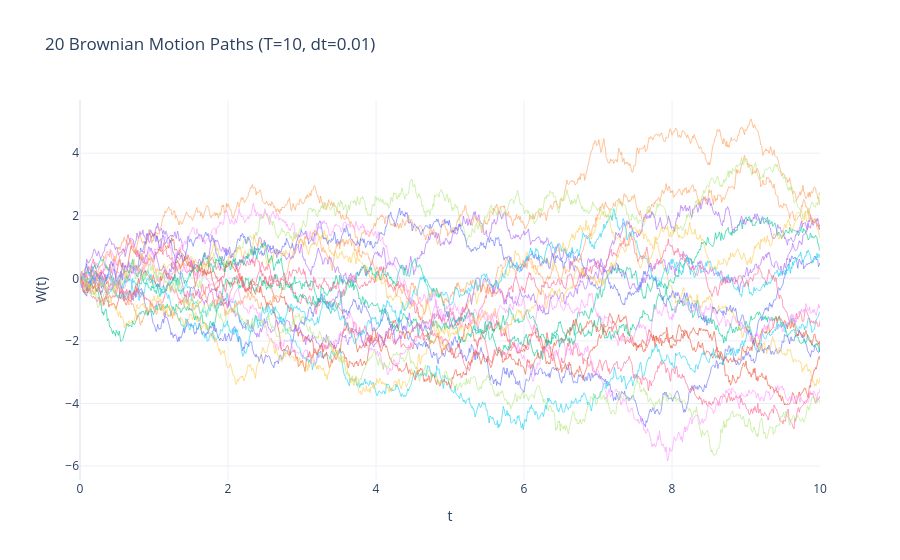

Write notebook code for a chart like this one.
### Code cell
T = 10
dt = 0.01
n_paths = 20

paths = brownian_motion_generator_multiple_path(T, dt, n_paths)
t_grid = np.linspace(0, T, paths.shape[1])



fig = go.Figure()

for i in range(n_paths):
    fig.add_trace(go.Scatter(
        x=t_grid,
        y=paths[i, :],
        mode='lines',
        line=dict(width=1),
        opacity=0.6,
        showlegend=False
    ))

fig.update_layout(
    title=f"{n_paths} Brownian Motion Paths (T={T}, dt={dt})",
    xaxis_title="t",
    yaxis_title="W(t)",
    template="plotly_white"
)

fig.show()

### Figure 1 — Plotly figure (JSON) as saved in the notebook; plotly's stock layout.template omitted (floating-point values rounded to 4 significant figures; data arrays with more than 128 entries replaced by an {"elided": "..."} marker saying what was removed)
{"data": [{"line": {"width": 1}, "mode": "lines", "opacity": 0.6, "showlegend": false, "x": {"elided": "1001 float values"}, "y": {"elided": "1001 float values"}, "type": "scatter"}, {"line": {"width": 1}, "mode": "lines", "opacity": 0.6, "showlegend": false, "x": {"elided": "1001 float values"}, "y": {"elided": "1001 float values"}, "type": "scatter"}, {"line": {"width": 1}, "mode": "lines", "opacity": 0.6, "showlegend": false, "x": {"elided": "1001 float values"}, "y": {"elided": "1001 float values"}, "type": "scatter"}, {"line": {"width": 1}, "mode": "lines", "opacity": 0.6, "showlegend": false, "x": {"elided": "1001 float values"}, "y": {"elided": "1001 float values"}, "type": "scatter"}, {"line": {"width": 1}, "mode": "lines", "opacity": 0.6, "showlegend": false, "x": {"elided": "1001 float values"}, "y": {"elided": "1001 float values"}, "type": "scatter"}, {"line": {"width": 1}, "mode": "lines", "opacity": 0.6, "showlegend": false, "x": {"elided": "1001 float values"}, "y": {"elided": "1001 float values"}, "type": "scatter"}, {"line": {"width": 1}, "mode": "lines", "opacity": 0.6, "showlegend": false, "x": {"elided": "1001 float values"}, "y": {"elided": "1001 float values"}, "type": "scatter"}, {"line": {"width": 1}, "mode": "lines", "opacity": 0.6, "showlegend": false, "x": {"elided": "1001 float values"}, "y": {"elided": "1001 float values"}, "type": "scatter"}, {"line": {"width": 1}, "mode": "lines", "opacity": 0.6, "showlegend": false, "x": {"elided": "1001 float values"}, "y": {"elided": "1001 float values"}, "type": "scatter"}, {"line": {"width": 1}, "mode": "lines", "opacity": 0.6, "showlegend": false, "x": {"elided": "1001 float values"}, "y": {"elided": "1001 float values"}, "type": "scatter"}, {"line": {"width": 1}, "mode": "lines", "opacity": 0.6, "showlegend": false, "x": {"elided": "1001 float values"}, "y": {"elided": "1001 float values"}, "type": "scatter"}, {"line": {"width": 1}, "mode": "lines", "opacity": 0.6, "showlegend": false, "x": {"elided": "1001 float values"}, "y": {"elided": "1001 float values"}, "type": "scatter"}, {"line": {"width": 1}, "mode": "lines", "opacity": 0.6, "showlegend": false, "x": {"elided": "1001 float values"}, "y": {"elided": "1001 float values"}, "type": "scatter"}, {"line": {"width": 1}, "mode": "lines", "opacity": 0.6, "showlegend": false, "x": {"elided": "1001 float values"}, "y": {"elided": "1001 float values"}, "type": "scatter"}, {"line": {"width": 1}, "mode": "lines", "opacity": 0.6, "showlegend": false, "x": {"elided": "1001 float values"}, "y": {"elided": "1001 float values"}, "type": "scatter"}, {"line": {"width": 1}, "mode": "lines", "opacity": 0.6, "showlegend": false, "x": {"elided": "1001 float values"}, "y": {"elided": "1001 float values"}, "type": "scatter"}, {"line": {"width": 1}, "mode": "lines", "opacity": 0.6, "showlegend": false, "x": {"elided": "1001 float values"}, "y": {"elided": "1001 float values"}, "type": "scatter"}, {"line": {"width": 1}, "mode": "lines", "opacity": 0.6, "showlegend": false, "x": {"elided": "1001 float values"}, "y": {"elided": "1001 float values"}, "type": "scatter"}, {"line": {"width": 1}, "mode": "lines", "opacity": 0.6, "showlegend": false, "x": {"elided": "1001 float values"}, "y": {"elided": "1001 float values"}, "type": "scatter"}, {"line": {"width": 1}, "mode": "lines", "opacity": 0.6, "showlegend": false, "x": {"elided": "1001 float values"}, "y": {"elided": "1001 float values"}, "type": "scatter"}], "layout": {"title": {"text": "20 Brownian Motion Paths (T=10, dt=0.01)"}, "xaxis": {"title": {"text": "t"}}, "yaxis": {"title": {"text": "W(t)"}}}}
